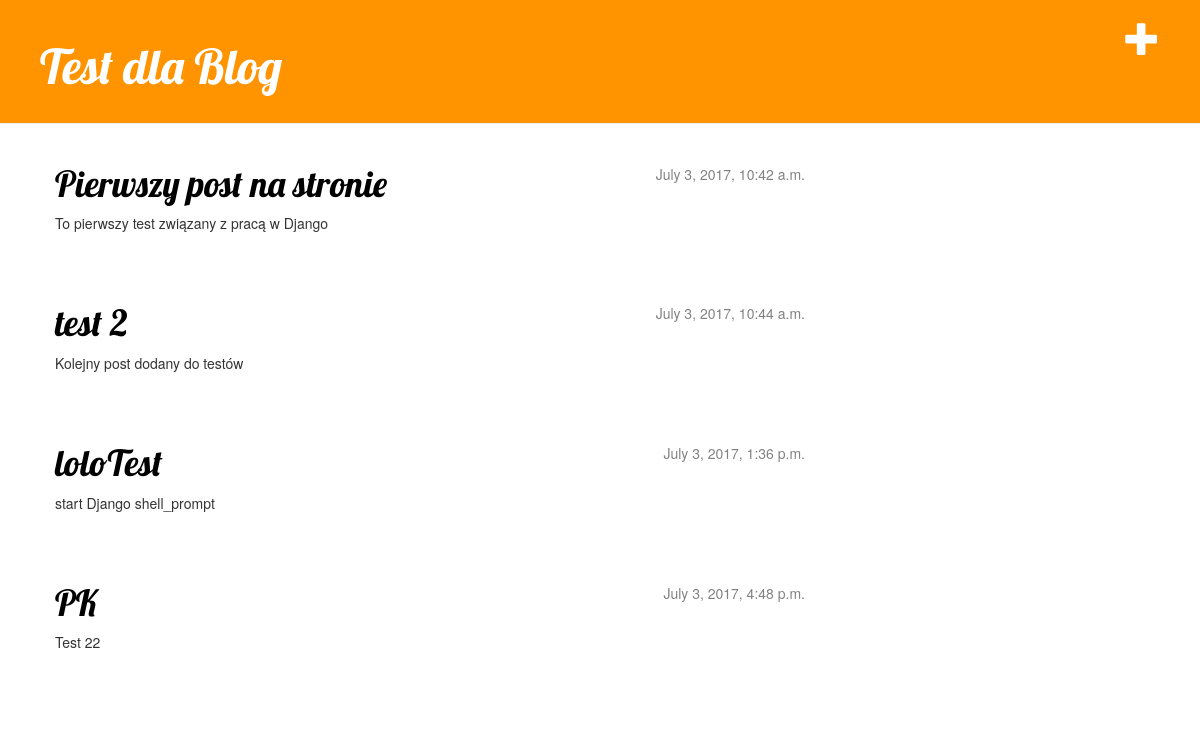
The page / on the database its author committed.
### blog/models.py (models this page shows, shortened)
class Post(models.Model):
    author = models.ForeignKey('auth.User')
    title = models.CharField(max_length=200)
    text = models.TextField()
    created_date = models.DateTimeField(
            default=timezone.now)
    published_date = models.DateTimeField(
            blank=True, null=True)

### blog/views.py (the view)
# urls.py: url(r'^$', views.post_list, name='post_list'),
def post_list(request):
    posts = Post.objects.filter(published_date__lte=timezone.now()).order_by('published_date')
    return render(request, 'blog/post_list.html', {'posts': posts})

### blog/templates/blog/post_list.html
{% extends 'blog/base.html' %}
{% block content %}
    {% for post in posts %}
        <div class="post">
            <div class="date">
                {{ post.published_date }}
            </div>
            <h1><a href="{% url 'post_detail' pk=post.pk %}">{{ post.title }}</a></h1>
            <p>{{ post.text|linebreaksbr }}</p>
        </div>
    {% endfor %}
{% endblock content %}

### blog/templates/blog/base.html (shortened to what this page needs)
{% load staticfiles %}
<html>
    <head>
        <link rel="stylesheet" href="//maxcdn.bootstrapcdn.com/bootstrap/3.2.0/css/bootstrap.min.css">
        <link rel="stylesheet" href="//maxcdn.bootstrapcdn.com/bootstrap/3.2.0/css/bootstrap-theme.min.css">
        <link rel="stylesheet" href="{% static 'css/blog.css' %}">
    </head>
    <body>
    <div class="page-header">
        <a href="{% url 'post_new' %}" class="top-menu"><span class="glyphicon glyphicon-plus"></span></a>
        <h1><a href="/">Test dla Blog</a></h1>
    </div>
    <div class="content container">
        <div class="row">
            <div class="col-md-8">
            {% block content %}
            {% endblock %}
            </div>
        </div>
    </div>
</body>
</html>

### static/css/blog.css (style rules this page uses)
.page-header { background-color: #ff9400; margin-top: 0; padding: 20px 20px 20px 40px; }
.page-header h1, .page-header h1 a, .page-header h1 a:visited, .page-header h1 a:active { color: #ffffff; font-size: 36pt; text-decoration: none; }
.content { margin-left: 40px; }
h1, h2, h3, h4 { font-family: 'Lobster', cursive; }
.date { float: right; color: #828282; }
.top-menu, .top-menu:hover, .top-menu:visited { color: #ffffff; float: right; font-size: 26pt; margin-right: 20px; }
.post { margin-bottom: 70px; }
.post h1 a, .post h1 a:visited { color: #000000; }

### rows shown on the page
Post: published_date "July 3, 2017, 10:42 a.m.", title "Pierwszy post na stronie", text "To pierwszy test związany z pracą w Django"
Post: published_date "July 3, 2017, 10:44 a.m.", title "test 2", text "Kolejny post dodany do testów"
Post: published_date "July 3, 2017, 1:36 p.m.", title "loloTest", text "start Django shell_prompt"
Post: published_date "July 3, 2017, 4:48 p.m.", title "PK", text "Test 22"
